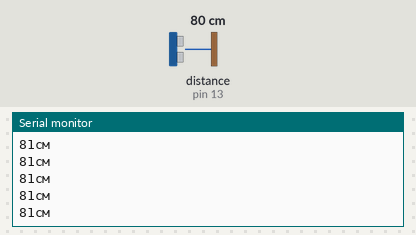
Bench run of a sketch on a simulated Arduino Uno, built with avr-gcc and run on an emulated ATmega328P. Shown: the last lines printed to the serial monitor. The test bench sets the inputs (shaded band); at power-on: distance to the obstacle (sensor on pin 13) 80 cm. The echo pulse lasts 58.3 µs per cm.

Above: at 1.2 s.
1.3 s: distance to the obstacle (sensor on pin 13) set to 2 cm
At 1.34 s:
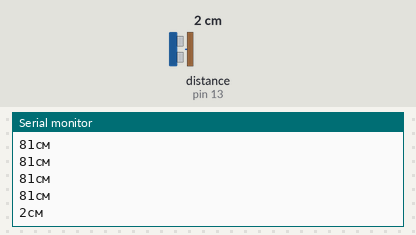
2.8 s: distance to the obstacle (sensor on pin 13) set to 4 cm
At 2.82 s:
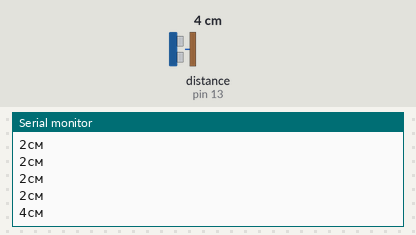
Timing chart, 0 to 5.8 s (numbered marks = the images above; inputs shaded):
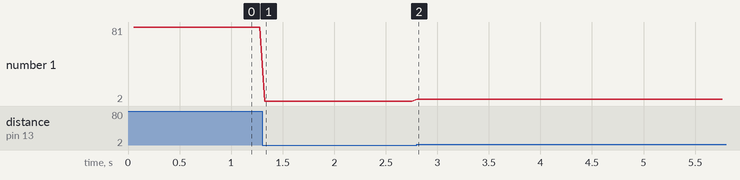

Measured:
- after the input at 1.3 s, the serial monitor: prints a new line at once (image 1)
- after the input at 2.8 s, the serial monitor: prints a new line at once (image 2)
- plotted number 1: 81 → 2 after the input at 1.3 s, 2 → 4 after the input at 2.8 s

The sketch:

Getting_distance.ino
```cpp
#include <NewPing.h>

#define PIN_TRIG 12
#define PIN_ECHO 13

#define MAX_DISTANCE 200 // Константа для определения максимального расстояния, которое мы будем считать корректным.

// Создаем объект, методами которого будем затем пользоваться для получения расстояния.
// В качестве параметров передаем номера пинов, к которым подключены выходы ECHO и TRIG датчика

NewPing sonar(PIN_TRIG, PIN_ECHO, MAX_DISTANCE);

void setup() {
  // Инициализируем взаимодействие по последовательному порту на скорости 9600
  Serial.begin(115200);
}

void loop() {

  // Стартовая задержка, необходимая для корректной работы.
  delay(50);

  // Получаем значение от датчика расстояния и сохраняем его в переменную
  unsigned int distance = sonar.ping_cm();

  // Печатаем расстояние в мониторе порта
  Serial.print(distance);
  Serial.println("см");

}
```
